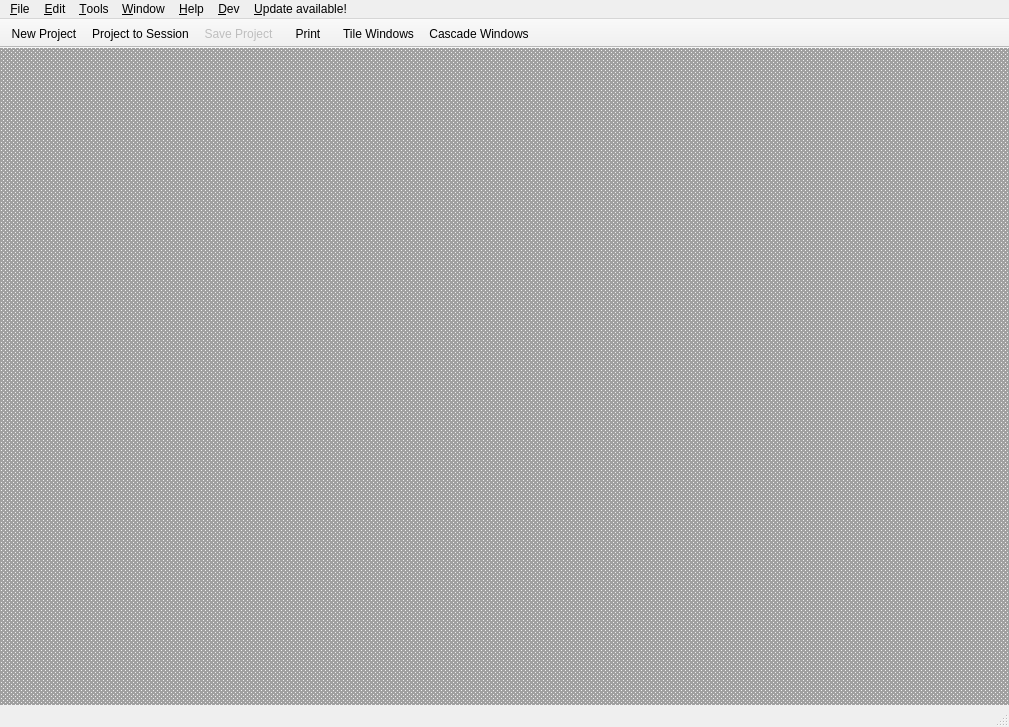
<?xml version="1.0" encoding="UTF-8"?>
<ui version="4.0">
 <class>GtMainWin</class>
 <widget class="QMainWindow" name="GtMainWin">
  <property name="geometry">
   <rect>
    <x>0</x>
    <y>0</y>
    <width>1009</width>
    <height>727</height>
   </rect>
  </property>
  <property name="contextMenuPolicy">
   <enum>Qt::DefaultContextMenu</enum>
  </property>
  <property name="windowTitle">
   <string>GTlab</string>
  </property>
  <property name="windowIcon">
   <iconset resource="../../resources/icons/icons.qrc">
    <normaloff>:/icons/gtdIcon.png</normaloff>:/icons/gtdIcon.png</iconset>
  </property>
  <widget class="QWidget" name="centralwidget">
   <layout class="QVBoxLayout" name="verticalLayout">
    <property name="leftMargin">
     <number>0</number>
    </property>
    <property name="topMargin">
     <number>0</number>
    </property>
    <property name="rightMargin">
     <number>0</number>
    </property>
    <property name="bottomMargin">
     <number>0</number>
    </property>
    <item>
     <widget class="QMdiArea" name="mdiArea">
      <property name="frameShape">
       <enum>QFrame::Box</enum>
      </property>
      <property name="frameShadow">
       <enum>QFrame::Plain</enum>
      </property>
      <property name="lineWidth">
       <number>0</number>
      </property>
      <property name="background">
       <brush brushstyle="Dense2Pattern">
        <color alpha="255">
         <red>160</red>
         <green>160</green>
         <blue>160</blue>
        </color>
       </brush>
      </property>
      <property name="viewMode">
       <enum>QMdiArea::TabbedView</enum>
      </property>
      <property name="documentMode">
       <bool>false</bool>
      </property>
      <property name="tabsClosable">
       <bool>true</bool>
      </property>
      <property name="tabsMovable">
       <bool>true</bool>
      </property>
      <property name="tabShape">
       <enum>QTabWidget::Rounded</enum>
      </property>
      <property name="tabPosition">
       <enum>QTabWidget::North</enum>
      </property>
     </widget>
    </item>
   </layout>
  </widget>
  <widget class="QMenuBar" name="menubar">
   <property name="geometry">
    <rect>
     <x>0</x>
     <y>0</y>
     <width>1009</width>
     <height>25</height>
    </rect>
   </property>
   <property name="nativeMenuBar">
    <bool>true</bool>
   </property>
   <widget class="QMenu" name="menuFile">
    <property name="title">
     <string>&amp;File</string>
    </property>
    <widget class="QMenu" name="menuImport">
     <property name="title">
      <string>&amp;Import</string>
     </property>
     <property name="icon">
      <iconset resource="../../resources/icons/icons.qrc">
       <normaloff>:/icons/importIcon.png</normaloff>:/icons/importIcon.png</iconset>
     </property>
     <addaction name="actionImportProject"/>
     <addaction name="separator"/>
    </widget>
    <widget class="QMenu" name="menuSession">
     <property name="title">
      <string>&amp;Session</string>
     </property>
     <property name="icon">
      <iconset resource="../../resources/icons/icons.qrc">
       <normaloff>:/icons/sessionIcon.png</normaloff>:/icons/sessionIcon.png</iconset>
     </property>
    </widget>
    <addaction name="actionNewProject"/>
    <addaction name="actionOpen_Project"/>
    <addaction name="actionCloseProject"/>
    <addaction name="separator"/>
    <addaction name="actionSave_Project"/>
    <addaction name="actionSave_As"/>
    <addaction name="actionDuplicate_Project"/>
    <addaction name="separator"/>
    <addaction name="menuSession"/>
    <addaction name="actionEditSessions"/>
    <addaction name="separator"/>
    <addaction name="menuImport"/>
    <addaction name="separator"/>
    <addaction name="actionExit"/>
   </widget>
   <widget class="QMenu" name="menuOptions">
    <property name="title">
     <string>&amp;Window</string>
    </property>
    <widget class="QMenu" name="menuPerspective">
     <property name="title">
      <string>&amp;Show Perspective</string>
     </property>
     <property name="icon">
      <iconset resource="../../resources/icons/icons.qrc">
       <normaloff>:/icons/arrowrightIcon.png</normaloff>:/icons/arrowrightIcon.png</iconset>
     </property>
     <addaction name="actionDesignerPerspective"/>
     <addaction name="actionPerformancePerspective"/>
    </widget>
    <widget class="QMenu" name="menuDock_Widgets">
     <property name="title">
      <string>Dock Widgets</string>
     </property>
     <property name="icon">
      <iconset resource="../../resources/icons/icons.qrc">
       <normaloff>:/icons/dockIcon.png</normaloff>:/icons/dockIcon.png</iconset>
     </property>
    </widget>
    <addaction name="menuPerspective"/>
    <addaction name="actionEditPerspectives"/>
    <addaction name="separator"/>
    <addaction name="actionTileWindows"/>
    <addaction name="actionCascadeWindows"/>
    <addaction name="separator"/>
    <addaction name="menuDock_Widgets"/>
   </widget>
   <widget class="QMenu" name="menuEdit">
    <property name="title">
     <string>&amp;Edit</string>
    </property>
    <addaction name="separator"/>
   </widget>
   <widget class="QMenu" name="menuHelp">
    <property name="title">
     <string>&amp;Help</string>
    </property>
    <addaction name="actionHelpContents"/>
    <addaction name="actionExamples"/>
    <addaction name="separator"/>
    <addaction name="actionCheck_for_update"/>
    <addaction name="actionBug_Report"/>
    <addaction name="actionChangelog"/>
    <addaction name="actionAbout"/>
   </widget>
   <widget class="QMenu" name="menuUpdate_available">
    <property name="title">
     <string>&amp;Update available!</string>
    </property>
    <addaction name="actionInstall_Update"/>
   </widget>
   <widget class="QMenu" name="menuTools">
    <property name="title">
     <string>&amp;Tools</string>
    </property>
   </widget>
   <widget class="QMenu" name="menuDev">
    <property name="title">
     <string>&amp;Dev</string>
    </property>
    <addaction name="actionState_Browser"/>
    <addaction name="actionMemento_Viewer"/>
    <addaction name="separator"/>
    <addaction name="actionPerformance_Map_Editor"/>
    <addaction name="actionCarpet_Plot_Test"/>
    <addaction name="actionTemplateTest"/>
    <addaction name="actionWidgetStructure"/>
   </widget>
   <addaction name="menuFile"/>
   <addaction name="menuEdit"/>
   <addaction name="menuTools"/>
   <addaction name="menuOptions"/>
   <addaction name="menuHelp"/>
   <addaction name="menuDev"/>
   <addaction name="menuUpdate_available"/>
  </widget>
  <widget class="QStatusBar" name="statusbar"/>
  <widget class="QToolBar" name="projectToolBar">
   <property name="windowTitle">
    <string>Project ToolBar</string>
   </property>
   <property name="movable">
    <bool>false</bool>
   </property>
   <attribute name="toolBarArea">
    <enum>TopToolBarArea</enum>
   </attribute>
   <attribute name="toolBarBreak">
    <bool>false</bool>
   </attribute>
   <addaction name="actionNewProject"/>
   <addaction name="actionImportProject"/>
   <addaction name="actionSave_Project"/>
  </widget>
  <widget class="QToolBar" name="undoBar">
   <property name="sizePolicy">
    <sizepolicy hsizetype="Expanding" vsizetype="Fixed">
     <horstretch>0</horstretch>
     <verstretch>0</verstretch>
    </sizepolicy>
   </property>
   <property name="windowTitle">
    <string>Undo Toolbar</string>
   </property>
   <property name="movable">
    <bool>false</bool>
   </property>
   <attribute name="toolBarArea">
    <enum>TopToolBarArea</enum>
   </attribute>
   <attribute name="toolBarBreak">
    <bool>false</bool>
   </attribute>
   <addaction name="actionPrint"/>
  </widget>
  <widget class="QToolBar" name="viewerToolbar">
   <property name="windowTitle">
    <string>MDI ToolBar</string>
   </property>
   <property name="layoutDirection">
    <enum>Qt::LeftToRight</enum>
   </property>
   <property name="movable">
    <bool>false</bool>
   </property>
   <attribute name="toolBarArea">
    <enum>TopToolBarArea</enum>
   </attribute>
   <attribute name="toolBarBreak">
    <bool>false</bool>
   </attribute>
   <addaction name="actionTileWindows"/>
   <addaction name="actionCascadeWindows"/>
  </widget>
  <action name="actionExit">
   <property name="icon">
    <iconset resource="../../resources/icons/icons.qrc">
     <normaloff>:/icons/closeIcon_16.png</normaloff>:/icons/closeIcon_16.png</iconset>
   </property>
   <property name="text">
    <string>&amp;Exit</string>
   </property>
   <property name="shortcut">
    <string>Ctrl+Q</string>
   </property>
  </action>
  <action name="actionNewProject">
   <property name="icon">
    <iconset resource="../../resources/icons/icons.qrc">
     <normaloff>:/icons/addProjectIcon_24.png</normaloff>:/icons/addProjectIcon_24.png</iconset>
   </property>
   <property name="text">
    <string>&amp;New Project</string>
   </property>
   <property name="toolTip">
    <string>Create New Project</string>
   </property>
   <property name="shortcut">
    <string>Ctrl+N</string>
   </property>
  </action>
  <action name="actionTileWindows">
   <property name="icon">
    <iconset resource="../../resources/icons/icons.qrc">
     <normaloff>:/icons/tileWindowIcon_24.png</normaloff>:/icons/tileWindowIcon_24.png</iconset>
   </property>
   <property name="text">
    <string>&amp;Tile Windows</string>
   </property>
   <property name="toolTip">
    <string>Tile Windows</string>
   </property>
  </action>
  <action name="actionCascadeWindows">
   <property name="icon">
    <iconset resource="../../resources/icons/icons.qrc">
     <normaloff>:/icons/cascadeWindowIcon_24.png</normaloff>:/icons/cascadeWindowIcon_24.png</iconset>
   </property>
   <property name="text">
    <string>&amp;Cascade Windows</string>
   </property>
   <property name="toolTip">
    <string>Cascade Windows</string>
   </property>
  </action>
  <action name="actionImportProject">
   <property name="icon">
    <iconset resource="../../resources/icons/icons.qrc">
     <normaloff>:/icons/importProjectIcon_24.png</normaloff>:/icons/importProjectIcon_24.png</iconset>
   </property>
   <property name="text">
    <string>Project to Session...</string>
   </property>
   <property name="toolTip">
    <string>Import Project</string>
   </property>
  </action>
  <action name="actionSaveProject">
   <property name="icon">
    <iconset resource="../../resources/icons/icons.qrc">
     <normaloff>:/icons/saveProjectIcon_24.png</normaloff>:/icons/saveProjectIcon_24.png</iconset>
   </property>
   <property name="text">
    <string>Save All Projects</string>
   </property>
   <property name="toolTip">
    <string>Save All Projects</string>
   </property>
   <property name="shortcut">
    <string>Ctrl+L</string>
   </property>
  </action>
  <action name="actionUndoHistory">
   <property name="enabled">
    <bool>true</bool>
   </property>
   <property name="icon">
    <iconset resource="../../resources/icons/icons.qrc">
     <normaloff>:/icons/historyIcon_16.png</normaloff>:/icons/historyIcon_16.png</iconset>
   </property>
   <property name="text">
    <string>Command History</string>
   </property>
   <property name="toolTip">
    <string>Command History</string>
   </property>
  </action>
  <action name="actionDesignerPerspective">
   <property name="checkable">
    <bool>true</bool>
   </property>
   <property name="icon">
    <iconset resource="../../resources/icons/icons.qrc">
     <normaloff>:/icons/bladesIcon.png</normaloff>:/icons/bladesIcon.png</iconset>
   </property>
   <property name="text">
    <string>PreDesign</string>
   </property>
   <property name="toolTip">
    <string>Change to PreDesign Perspective</string>
   </property>
  </action>
  <action name="actionPerformancePerspective">
   <property name="checkable">
    <bool>true</bool>
   </property>
   <property name="icon">
    <iconset resource="../../resources/icons/icons.qrc">
     <normaloff>:/icons/DPcalculator_16.png</normaloff>:/icons/DPcalculator_16.png</iconset>
   </property>
   <property name="text">
    <string>Performance</string>
   </property>
   <property name="toolTip">
    <string>Change to Performance Perspective</string>
   </property>
  </action>
  <action name="actionHelpContents">
   <property name="icon">
    <iconset resource="../../resources/icons/icons.qrc">
     <normaloff>:/icons/questionIcon_16.png</normaloff>:/icons/questionIcon_16.png</iconset>
   </property>
   <property name="text">
    <string>&amp;Help Contents</string>
   </property>
   <property name="shortcut">
    <string>F1</string>
   </property>
  </action>
  <action name="actionAbout">
   <property name="icon">
    <iconset resource="../../resources/icons/icons.qrc">
     <normaloff>:/icons/infoIcon_16.png</normaloff>:/icons/infoIcon_16.png</iconset>
   </property>
   <property name="text">
    <string>&amp;About GTlab</string>
   </property>
  </action>
  <action name="actionOpen_Project">
   <property name="enabled">
    <bool>false</bool>
   </property>
   <property name="icon">
    <iconset resource="../../resources/icons/icons.qrc">
     <normaloff>:/icons/openProjectIcon_16.png</normaloff>:/icons/openProjectIcon_16.png</iconset>
   </property>
   <property name="text">
    <string>&amp;Open Project</string>
   </property>
   <property name="shortcut">
    <string>Ctrl+O</string>
   </property>
  </action>
  <action name="actionSave_Project">
   <property name="enabled">
    <bool>false</bool>
   </property>
   <property name="icon">
    <iconset resource="../../resources/icons/icons.qrc">
     <normaloff>:/icons/saveProjectIcon_24.png</normaloff>:/icons/saveProjectIcon_24.png</iconset>
   </property>
   <property name="text">
    <string>Save Project</string>
   </property>
   <property name="shortcut">
    <string>Ctrl+S</string>
   </property>
  </action>
  <action name="actionPreferences">
   <property name="icon">
    <iconset resource="../../resources/icons/icons.qrc">
     <normaloff>:/icons/configIcon_16.png</normaloff>:/icons/configIcon_16.png</iconset>
   </property>
   <property name="text">
    <string>Preferences</string>
   </property>
   <property name="shortcut">
    <string>Alt+Return</string>
   </property>
  </action>
  <action name="actionDesigner_Perspective">
   <property name="text">
    <string>Designer Perspective</string>
   </property>
  </action>
  <action name="actionPerformance_Perspective">
   <property name="text">
    <string>Performance Perspective</string>
   </property>
  </action>
  <action name="actionShow_Plot">
   <property name="enabled">
    <bool>false</bool>
   </property>
   <property name="icon">
    <iconset resource="../../resources/icons/icons.qrc">
     <normaloff>:/icons/postIcon.png</normaloff>:/icons/postIcon.png</iconset>
   </property>
   <property name="text">
    <string>Show Plot</string>
   </property>
   <property name="shortcut">
    <string>Ctrl+P</string>
   </property>
  </action>
  <action name="actionCloseProject">
   <property name="enabled">
    <bool>false</bool>
   </property>
   <property name="icon">
    <iconset resource="../../resources/icons/icons.qrc">
     <normaloff>:/icons/closeProjectIcon_16.png</normaloff>:/icons/closeProjectIcon_16.png</iconset>
   </property>
   <property name="text">
    <string>Close Project</string>
   </property>
   <property name="shortcut">
    <string>Ctrl+Shift+W</string>
   </property>
  </action>
  <action name="actionPrint">
   <property name="icon">
    <iconset resource="../../resources/icons/icons.qrc">
     <normaloff>:/icons/printerIcon_24.png</normaloff>:/icons/printerIcon_24.png</iconset>
   </property>
   <property name="text">
    <string>Print</string>
   </property>
   <property name="toolTip">
    <string>Print current view</string>
   </property>
   <property name="shortcut">
    <string>Ctrl+P</string>
   </property>
  </action>
  <action name="actionCheck_for_update">
   <property name="icon">
    <iconset resource="../../resources/icons/icons.qrc">
     <normaloff>:/icons/updateIcon.png</normaloff>:/icons/updateIcon.png</iconset>
   </property>
   <property name="text">
    <string>Check for &amp;Updates...</string>
   </property>
  </action>
  <action name="actionInstall_Update">
   <property name="icon">
    <iconset resource="../../resources/icons/icons.qrc">
     <normaloff>:/icons/updateIcon.png</normaloff>:/icons/updateIcon.png</iconset>
   </property>
   <property name="text">
    <string>Install Update</string>
   </property>
  </action>
  <action name="actionBug_Report">
   <property name="icon">
    <iconset resource="../../resources/icons/icons.qrc">
     <normaloff>:/icons/bugIcon.png</normaloff>:/icons/bugIcon.png</iconset>
   </property>
   <property name="text">
    <string>&amp;Bug Report</string>
   </property>
  </action>
  <action name="actionChangelog">
   <property name="icon">
    <iconset resource="../../resources/icons/icons.qrc">
     <normaloff>:/icons/logIcon_16.png</normaloff>:/icons/logIcon_16.png</iconset>
   </property>
   <property name="text">
    <string>&amp;Changelog</string>
   </property>
  </action>
  <action name="actionMap_Collection">
   <property name="icon">
    <iconset resource="../../resources/icons/icons.qrc">
     <normaloff>:/icons/collectionIcon_16.png</normaloff>:/icons/collectionIcon_16.png</iconset>
   </property>
   <property name="text">
    <string>Map Collection</string>
   </property>
  </action>
  <action name="actionLayer_Manager">
   <property name="icon">
    <iconset resource="../../resources/icons/icons.qrc">
     <normaloff>:/icons/layerIcon.png</normaloff>:/icons/layerIcon.png</iconset>
   </property>
   <property name="text">
    <string>Layer Manager</string>
   </property>
  </action>
  <action name="actionProcessQueue">
   <property name="icon">
    <iconset resource="../../resources/icons/icons.qrc">
     <normaloff>:/icons/queueIcon_16.png</normaloff>:/icons/queueIcon_16.png</iconset>
   </property>
   <property name="text">
    <string>Process Queue</string>
   </property>
  </action>
  <action name="actionFrom_S2M">
   <property name="icon">
    <iconset resource="../../resources/icons/icons.qrc">
     <normaloff>:/icons/gridIcon.png</normaloff>:/icons/gridIcon.png</iconset>
   </property>
   <property name="text">
    <string>S2M...</string>
   </property>
  </action>
  <action name="actionSave_As">
   <property name="enabled">
    <bool>false</bool>
   </property>
   <property name="text">
    <string>Save As...</string>
   </property>
  </action>
  <action name="actionExamples">
   <property name="icon">
    <iconset resource="../../resources/icons/icons.qrc">
     <normaloff>:/icons/examplesIcon_16.png</normaloff>:/icons/examplesIcon_16.png</iconset>
   </property>
   <property name="text">
    <string>&amp;Examples</string>
   </property>
  </action>
  <action name="actionCalculatorCollection">
   <property name="icon">
    <iconset resource="../../resources/icons/icons.qrc">
     <normaloff>:/icons/calculatorIcon_16.png</normaloff>:/icons/calculatorIcon_16.png</iconset>
   </property>
   <property name="text">
    <string>Calculator Collection</string>
   </property>
  </action>
  <action name="actionMaterialCollection">
   <property name="icon">
    <iconset resource="../../resources/icons/icons.qrc">
     <normaloff>:/icons/materialsIcon_16.png</normaloff>:/icons/materialsIcon_16.png</iconset>
   </property>
   <property name="text">
    <string>Material Collection</string>
   </property>
  </action>
  <action name="actionRCERemoteConnection">
   <property name="icon">
    <iconset resource="../../resources/icons/icons.qrc">
     <normaloff>:/icons/connectionIcon_16.png</normaloff>:/icons/connectionIcon_16.png</iconset>
   </property>
   <property name="text">
    <string>RCE Remote Connection</string>
   </property>
  </action>
  <action name="actionCollection_Test">
   <property name="icon">
    <iconset resource="../../resources/icons/icons.qrc">
     <normaloff>:/icons/collectionIcon_16.png</normaloff>:/icons/collectionIcon_16.png</iconset>
   </property>
   <property name="text">
    <string>Collection Test</string>
   </property>
  </action>
  <action name="actionNetwork_Access_Manager">
   <property name="icon">
    <iconset resource="../../resources/icons/icons.qrc">
     <normaloff>:/icons/networkIcon_16.png</normaloff>:/icons/networkIcon_16.png</iconset>
   </property>
   <property name="text">
    <string>Network Access Manager</string>
   </property>
  </action>
  <action name="actionModel_View_Test">
   <property name="icon">
    <iconset resource="../../resources/icons/icons.qrc">
     <normaloff>:/icons/globalsIcon_16.png</normaloff>:/icons/globalsIcon_16.png</iconset>
   </property>
   <property name="text">
    <string>Model View Test</string>
   </property>
  </action>
  <action name="actionPerformance_Map_Editor">
   <property name="icon">
    <iconset resource="../../resources/icons/icons.qrc">
     <normaloff>:/icons/mapIcon_16.png</normaloff>:/icons/mapIcon_16.png</iconset>
   </property>
   <property name="text">
    <string>Performance Map Editor</string>
   </property>
  </action>
  <action name="actionMemento_Viewer">
   <property name="icon">
    <iconset resource="../../resources/icons/icons.qrc">
     <normaloff>:/icons/own_editPen.png</normaloff>:/icons/own_editPen.png</iconset>
   </property>
   <property name="text">
    <string>Memento Viewer</string>
   </property>
  </action>
  <action name="actionSessionBrowser">
   <property name="icon">
    <iconset resource="../../resources/icons/icons.qrc">
     <normaloff>:/icons/zoomIcon_16.png</normaloff>:/icons/zoomIcon_16.png</iconset>
   </property>
   <property name="text">
    <string>Session Browser</string>
   </property>
  </action>
  <action name="actionEditSessions">
   <property name="text">
    <string>Edit Sessions</string>
   </property>
  </action>
  <action name="actionPreDesignPlotTest">
   <property name="text">
    <string>PreDesign Plot Test</string>
   </property>
  </action>
  <action name="actionPerformanceModelEditor">
   <property name="text">
    <string>Performance Model Editor</string>
   </property>
  </action>
  <action name="actionEditPerspectives">
   <property name="icon">
    <iconset resource="../../resources/icons/icons.qrc">
     <normaloff>:/icons/perspectivesIcon_16.png</normaloff>:/icons/perspectivesIcon_16.png</iconset>
   </property>
   <property name="text">
    <string>Edit Perspectives</string>
   </property>
  </action>
  <action name="actionCarpet_Plot_Test">
   <property name="icon">
    <iconset resource="../../resources/icons/icons.qrc">
     <normaloff>:/icons/carpetPlotIcon2.png</normaloff>:/icons/carpetPlotIcon2.png</iconset>
   </property>
   <property name="text">
    <string>Carpet Plot Test</string>
   </property>
  </action>
  <action name="actionTemplateTest">
   <property name="text">
    <string>Template Test</string>
   </property>
  </action>
  <action name="actionState_Browser">
   <property name="icon">
    <iconset resource="../../resources/icons/icons.qrc">
     <normaloff>:/icons/propertyIcon.png</normaloff>:/icons/propertyIcon.png</iconset>
   </property>
   <property name="text">
    <string>State Browser</string>
   </property>
  </action>
  <action name="actionDuplicate_Project">
   <property name="enabled">
    <bool>false</bool>
   </property>
   <property name="icon">
    <iconset resource="../../resources/icons/icons.qrc">
     <normaloff>:/icons/duplicateIcon_16.png</normaloff>:/icons/duplicateIcon_16.png</iconset>
   </property>
   <property name="text">
    <string>Duplicate Project...</string>
   </property>
  </action>
  <action name="actiontest">
   <property name="text">
    <string>test</string>
   </property>
  </action>
  <action name="actionWidgetStructure">
   <property name="text">
    <string>Widget Structure</string>
   </property>
  </action>
 </widget>
 <resources>
  <include location="../../resources/icons/icons.qrc"/>
  <include location="../../resources/icons/icons.qrc"/>
  <include location="../../resources/icons/icons.qrc"/>
 </resources>
 <connections>
  <connection>
   <sender>actionExit</sender>
   <signal>triggered()</signal>
   <receiver>GtMainWin</receiver>
   <slot>close()</slot>
   <hints>
    <hint type="sourcelabel">
     <x>-1</x>
     <y>-1</y>
    </hint>
    <hint type="destinationlabel">
     <x>399</x>
     <y>299</y>
    </hint>
   </hints>
  </connection>
 </connections>
 <slots>
  <slot>selectViewMove()</slot>
  <slot>selectViewZoom()</slot>
  <slot>changeAxisLocked()</slot>
  <slot>newProject()</slot>
  <slot>tileWindows()</slot>
  <slot>cascadeWindows()</slot>
  <slot>printPlotInterface()</slot>
  <slot>openProject()</slot>
  <slot>newComponent()</slot>
  <slot>addProcess()</slot>
  <slot>addLayer()</slot>
  <slot>saveAllProjects()</slot>
 </slots>
</ui>
